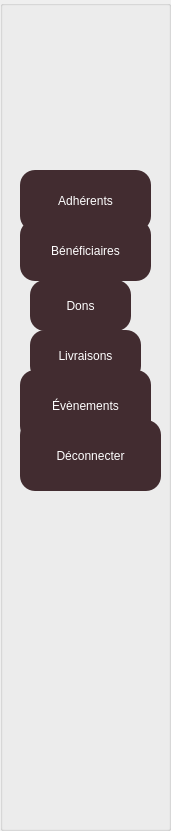
     <widget class="QGroupBox" name="groupBox">
      <property name="geometry">
       <rect>
        <x>90</x>
        <y>-10</y>
        <width>171</width>
        <height>831</height>
       </rect>
      </property>
      <property name="minimumSize">
       <size>
        <width>171</width>
        <height>831</height>
       </size>
      </property>
      <property name="styleSheet">
       <string notr="true">#groupBox
{
background:#422c30;
color:white;
border-radius:15px;
font: italic 12pt &quot;Times New Roman&quot;;
}
groupBox:hover
{
background:brown;
color:white;
border-radius:15px;
}</string>
      </property>
      <property name="title">
       <string/>
      </property>
      <widget class="QLabel" name="label_16">
       <property name="geometry">
        <rect>
         <x>30</x>
         <y>80</y>
         <width>131</width>
         <height>91</height>
        </rect>
       </property>
       <property name="minimumSize">
        <size>
         <width>131</width>
         <height>91</height>
        </size>
       </property>
       <property name="text">
        <string/>
       </property>
       <property name="pixmap">
        <pixmap>../other(img)/imageedit_1_4293195545.png</pixmap>
       </property>
      </widget>
      <widget class="QPushButton" name="pushButton_2">
       <property name="geometry">
        <rect>
         <x>20</x>
         <y>170</y>
         <width>131</width>
         <height>61</height>
        </rect>
       </property>
       <property name="styleSheet">
        <string notr="true">#pushButton_2
{
font: italic 12pt &quot;Times New Roman&quot;;

background:#422c30;
color:white;
border-radius:15px;
}
#pushButton_2:hover
{
font: 75 12pt &quot;Times New Roman&quot;;

background:#brown;
color:white;
border-radius:15px;
}</string>
       </property>
       <property name="text">
        <string>Adhérents</string>
       </property>
      </widget>
      <widget class="QPushButton" name="pushButton_3">
       <property name="geometry">
        <rect>
         <x>20</x>
         <y>220</y>
         <width>131</width>
         <height>61</height>
        </rect>
       </property>
       <property name="styleSheet">
        <string notr="true">#pushButton_3
{
font: italic 12pt &quot;Times New Roman&quot;;

background:#422c30;
color:white;
border-radius:15px;
}
#pushButton_3:hover
{
 font: italic 12pt &quot;Times New Roman&quot;;

background:#brown;
color:white;
border-radius:15px;
}</string>
       </property>
       <property name="text">
        <string>Bénéficiaires</string>
       </property>
      </widget>
      <widget class="QPushButton" name="pushButton_4">
       <property name="geometry">
        <rect>
         <x>30</x>
         <y>280</y>
         <width>101</width>
         <height>51</height>
        </rect>
       </property>
       <property name="styleSheet">
        <string notr="true">#pushButton_4
{
font: italic 12pt &quot;Times New Roman&quot;;

background:#422c30;
color:white;
border-radius:15px;
}
#pushButton_4:hover
{
font: italic 12pt &quot;Times New Roman&quot;;

background:#brown;
color:white;
border-radius:15px;
}</string>
       </property>
       <property name="text">
        <string>Dons</string>
       </property>
      </widget>
      <widget class="QPushButton" name="pushButton_5">
       <property name="geometry">
        <rect>
         <x>30</x>
         <y>330</y>
         <width>111</width>
         <height>51</height>
        </rect>
       </property>
       <property name="styleSheet">
        <string notr="true">#pushButton_5
{
font: italic 12pt &quot;Times New Roman&quot;;

background:#422c30;
color:white;
border-radius:15px;
}
#pushButton_5:hover
{
font: italic 12pt &quot;Times New Roman&quot;;

background:#brown;
color:white;
border-radius:15px;
}</string>
       </property>
       <property name="text">
        <string>Livraisons</string>
       </property>
      </widget>
      <widget class="QPushButton" name="pushButton_6">
       <property name="geometry">
        <rect>
         <x>20</x>
         <y>370</y>
         <width>131</width>
         <height>71</height>
        </rect>
       </property>
       <property name="styleSheet">
        <string notr="true">#pushButton_6
{
font: italic 12pt &quot;Times New Roman&quot;;

background:#422c30;
color:white;
border-radius:15px;
}
#pushButton_6:hover
{
font: italic 12pt &quot;Times New Roman&quot;;

background:#brown;
color:white;
border-radius:15px;
}</string>
       </property>
       <property name="text">
        <string>Évènements</string>
       </property>
      </widget>
      <widget class="QPushButton" name="pushButton_7">
       <property name="geometry">
        <rect>
         <x>20</x>
         <y>420</y>
         <width>141</width>
         <height>71</height>
        </rect>
       </property>
       <property name="styleSheet">
        <string notr="true">#pushButton_7
{
font: italic 12pt &quot;Times New Roman&quot;;

background:#422c30;
color:white;
border-radius:15px;
}
#pushButton_7:hover
{
font: 12pt &quot;Times New Roman&quot;;
background:#brown;
color:white;
border-radius:15px;
}
 </string>
       </property>
       <property name="text">
        <string>Déconnecter</string>
       </property>
      </widget>
     </widget>
